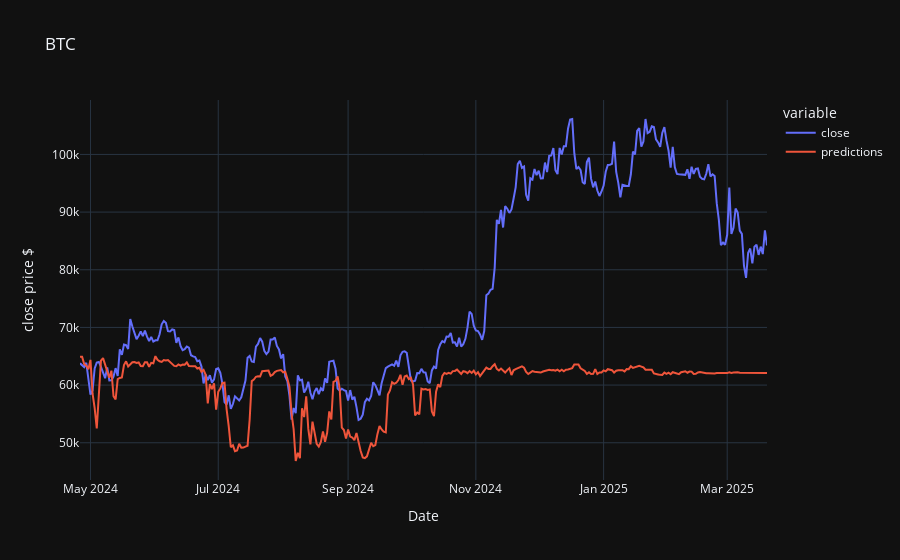

The notebook cell this image was saved under:
### Markdown cell above
# Evaluate the multi-step regressor

### Code cell
# wrap tuned model with MultiOutputRegressor to predict multiple steps at once
y_pred = multi_step_xgb.predict(X_test)
# evaluate model
from sklearn.metrics import mean_absolute_error, mean_squared_error, r2_score, root_mean_squared_error

# this gives aggregate metrics across all test sequences and all prediction days
print(f"multi step model MAE: {mean_absolute_error(y_true= y_test[:,0], y_pred=y_pred[:, 0]):.2f}")
print(f"multi step model MSE: {mean_squared_error(y_true= y_test[:,0], y_pred=y_pred[:, 0]):.2f}")
print(f"multi step model R2: {r2_score(y_true= y_test[:,0], y_pred=y_pred[:, 0]):.2f}")

# eval_df = btc_5y_close_df_30_lag.loc[btc_5y_close_df_30_lag.index[-30:], ['close']]

# get the first day prediction for every sample
eval_data = []
for i in range(len(y_test)):
    if i < len(test_dates) and len(test_dates[i]) > 0:
        eval_data.append({
            'date': test_dates[i][0],  # First day date
            'close': y_test[i, 0],     # First day actual
            'predictions': y_pred[i, 0]  # First day prediction
        })

    eval_df = pd.DataFrame(eval_data)
    eval_df = eval_df.set_index('date')
    
    # Create plot with correctly aligned dates
    fig = px.line(
        eval_df, 
        y=['close', 'predictions'], 
        template='plotly_dark', 
        labels={"value": "close price $", "date": "Date"},
        title="BTC"
    )

fig.show()

### Figure 1 — Plotly figure (JSON) as saved in the notebook; plotly's stock layout.template omitted (floating-point values rounded to 4 significant figures; data arrays with more than 128 entries replaced by an {"elided": "..."} marker saying what was removed)
{"data": [{"hovertemplate": "variable=close<br>Date=%{x}<br>close price $=%{y}<extra></extra>", "legendgroup": "close", "line": {"color": "#636efa", "dash": "solid"}, "marker": {"symbol": "circle"}, "mode": "lines", "name": "close", "orientation": "v", "showlegend": true, "type": "scatter", "x": {"elided": "329 str values"}, "xaxis": "x", "y": {"elided": "329 float values"}, "yaxis": "y"}, {"hovertemplate": "variable=predictions<br>Date=%{x}<br>close price $=%{y}<extra></extra>", "legendgroup": "predictions", "line": {"color": "#EF553B", "dash": "solid"}, "marker": {"symbol": "circle"}, "mode": "lines", "name": "predictions", "orientation": "v", "showlegend": true, "type": "scatter", "x": {"elided": "329 str values"}, "xaxis": "x", "y": {"elided": "329 float values"}, "yaxis": "y"}], "layout": {"legend": {"title": {"text": "variable"}, "tracegroupgap": 0}, "title": {"text": "BTC"}, "xaxis": {"anchor": "y", "domain": [0, 1], "title": {"text": "Date"}}, "yaxis": {"anchor": "x", "domain": [0, 1], "title": {"text": "close price $"}}}}
